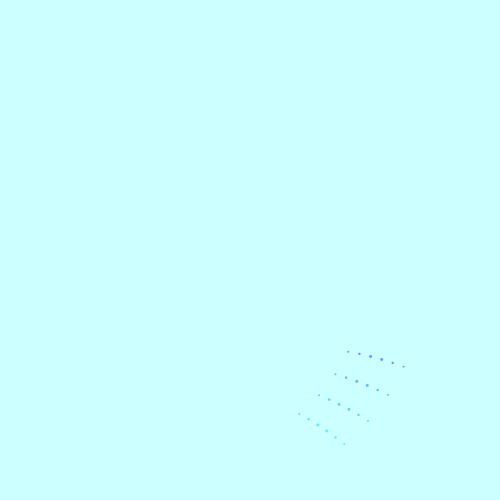
Frame 1 (no input)
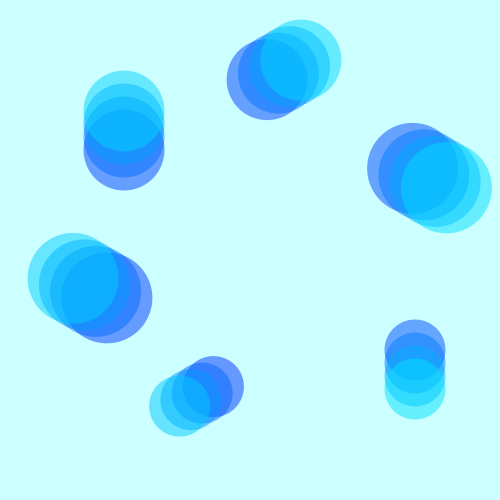
Frame 60 (the mouse pressed at the canvas centre just before this capture)
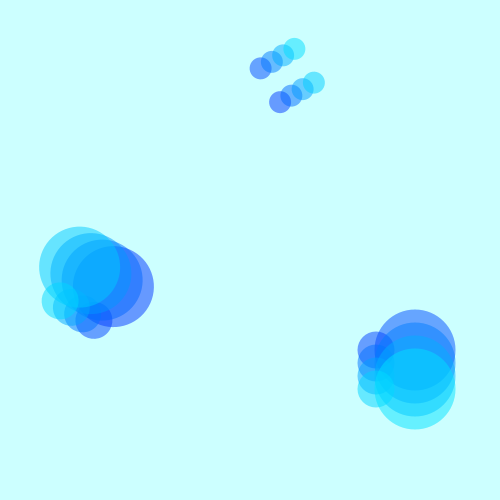
Frame 120 (the mouse held since frame 60 and released just before this capture)

The Processing sketch that drew these frames (run headless with seeded random() and noise(); from frame 60 on, the mouse is pressed at the canvas centre):

// Processing sketch: processing_166800
// ── processing_166800.pde

float[][] eSize = new float[4][6];
float[][] speed = {{1.0, 1.5, 2.0, 2.0, 1.5, 1.0},
                   {1.0, 1.5, 2.0, 2.0, 1.5, 1.0},
                   {1.0, 1.5, 2.0, 2.0, 1.5, 1.0},
                   {1.0, 1.5, 2.0, 2.0, 1.5, 1.0}};
int[][] cColor ={{50, 55, 60, 65, 70, 75},
                   {100, 105, 110, 115, 120, 125},
                   {150, 155, 160, 165, 170, 175},
                    {200, 205, 210, 215, 220, 225}};
              


  
float minSize = 1.0;     
float maxSize = 100.0; 
 
 
void setup() {
  size(500, 500);
  frameRate(14);
  background(204, 255, 255);
  smooth();
  noStroke();
  fill(0);
  for(int y = 0; y < 4; y ++){
    for(int x = 0; x < 6; x ++){
      eSize[y][x] = minSize;
    }
  }
}
 void draw(){
   background(204, 255, 255);
   translate(width/2, height/2);
   for(int y = 0; y < 4; y ++){
    for(int x = 0; x < 6; x ++){
      eSize[y][x] += speed[y][x];
      if(eSize[y][x] > maxSize || eSize[y][x] < minSize) speed[y][x] = -speed[y][x];
      fill(0, cColor[y][x], 255, 127);
      rotate(radians(frameCount));
      ellipse(13*x+100, 13*y+100, eSize[y][x], eSize[y][x]);
    }
   }
 }
 
